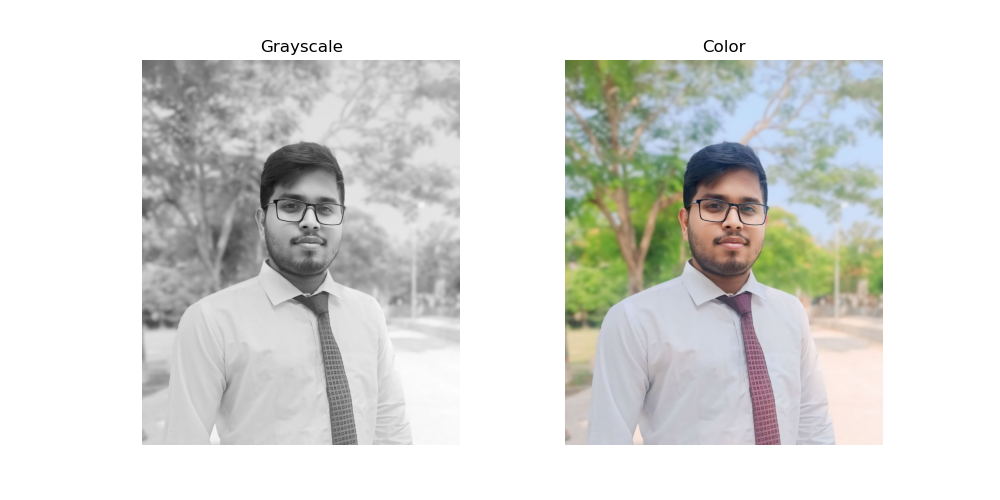

Reproduce this figure in Python.
import cv2
import matplotlib.pyplot as plt

gray_img = cv2.imread("rony.jpg", cv2.IMREAD_GRAYSCALE)
color_img = cv2.cvtColor(cv2.imread("rony.jpg"), cv2.COLOR_BGR2RGB)

plt.figure(figsize=(10, 5))
plt.subplot(1, 2, 1); plt.title("Grayscale"); plt.imshow(gray_img, cmap='gray'); plt.axis('off')
plt.subplot(1, 2, 2); plt.title("Color"); plt.imshow(color_img); plt.axis('off')
plt.savefig('task1_load_display.png'); plt.show()
